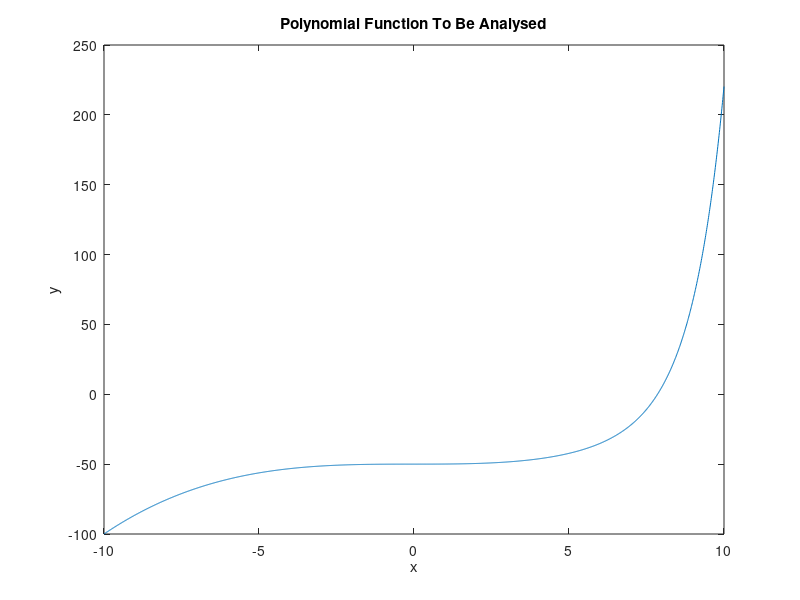
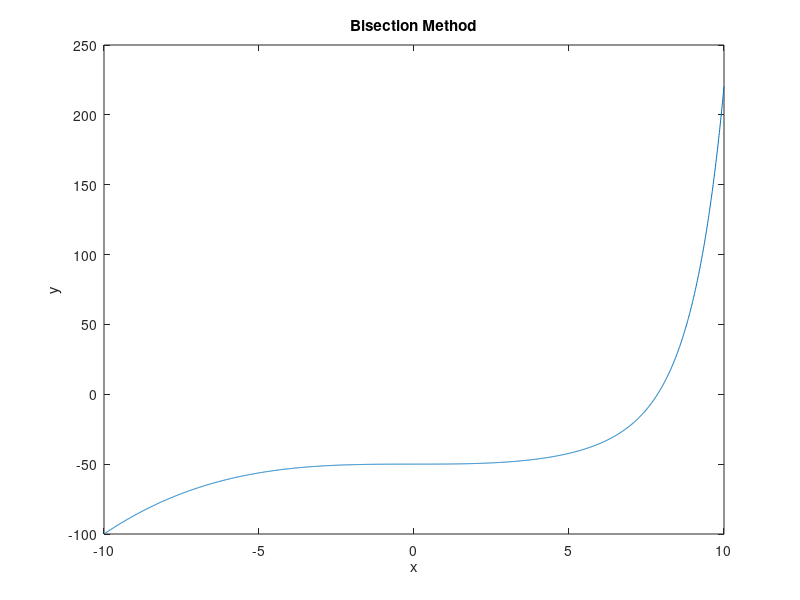

Write MATLAB code to recreate these figures, in order. (Note: this script raises an error after producing the figures.)
%% Task 1 Nonlinear Equation
x_original = linspace(-10,10,2000);
y_original = 0.05*x_original.^3 -50 +0.01*exp(x_original);

figure(1);
plot(x_original,y_original);
title('Polynomial Function To Be Analysed');
xlabel('x');
ylabel('y');
xlim([-10 10]);
%{
The main goal of this report is to implement and analyse both methods
(Bisection and Newton-Rophson) which allow us to determine roots values
from a non-linear equation.
%}
%% Task 2 Bisection Method
%First we display the original function
figure(2);
plot(x_original,y_original);
title('Bisection Method');
xlabel('x');
ylabel('y');
xlim([-10 10]);

%We need to define to boundaries where the bisection algorithm will take place
lower = -10;
upper = 10;
[a,b,i] = bisection(lower,upper); %We call the function for the bisection method

%{
Now we display the calculated values from the Bisection Method.
It's good practice to determine the minimum value from both of them (a and b) in
order to get the most accurate result. However, after testing the program
both of them seem to be quite the same. therefore we only display the
obtained value of b (bisection root) and the number of iterations needed.
%}
fprintf("\nBisection Root found for x = %d",b); 
fprintf("\nBisection Root value = %d",f(b));
fprintf("\nBisection Number of iterations = %d",i);
%{
In general this method is quite easy to implement since the idea behind is
trivial. It gives good result with a relatively small computational power.
Nevertheless if we want to optimize the efficiency it is necessesary to
implement the Newton-Rophson Method.
%}

%% Task 3 Newton-Rophson Method
x = -10; %Starting Point
allowError = 1e-7; %chosen Allowed Error according the task
dx = 1e-1; %chosen differential size for the derivative

[x,k] = Rophson(x,allowError,dx); %We call the Rophson-Method Function

figure(3);
plot(x_original,y_original,'-',x,f(x),'o');
title('Newton-Rophson Method');
xlabel('x');
ylabel('y');
legend('Given Function','Found Root');
xlim([-10 10]);

fprintf("\n\nBisection Root found for x = %d",x);
fprintf("\nBisection Root value = %d",f(x));
fprintf("\nBisection Number of iterations = %d\n",k);
%{
In general this method tends to be more precise and is has a better performance in terms of computational efforts.
Using this algorithm we can decrease significantly the number of iterations
needed. However, choosing the right approach often depends on the function or equation under
investigation.
%}


%% Task 4 Influence of Allowable Error and Numerical dx
x = -10; %Starting Point
vec_AllowError = [1e-1,1e-2,1e-3,1e-4,1e-5,1e-6,1e-7,1e-8,1e-9,1e-10,1e-11,1e-12,1e-13,1e-14];
vec_dx = [1e-1,1e-2,1e-3,1e-4,1e-5];

Matrix = zeros(length(vec_dx),length(vec_AllowError));
for r=1:length(vec_dx)
    for c =1:length(vec_AllowError)
        [x,k] = Rophson(x,vec_AllowError(c),vec_dx(r));
        Matrix(r,c) = k;
        x=-10;
    end
end

for n=4:8
    figure(n);
    bar(Matrix(n-3,:));
    xlabel('Allowable error in 10 to the power of minus');
    ylabel('Number Of Iterations');
    if n==4 
        legend('dx=1e-1');
    elseif n==5
        legend('dx=1e-2');
    elseif n==6
        legend('dx=1e-3');
    elseif n==7
        legend('dx=1e-4');
    else
        legend('dx=1e-5');
    end
end
%{
The results show a clear trend that the smaller the allowable error the more iterations
are needed in order to find the root value. This makes sense since the
margin of error is reduced and therefore more trials are needed. We can
also see that the smaller the differential dx the lower the number of
iterations. By making the dx smaller we are derivating more precisely
which helps to reduce the number of iterations needed.
%}

%% Functions

function [x,k] = Rophson(x,allowError,dx) 
    for k=1:100
        x = x - f(x)/df(x,dx);
        if (abs(f(x))<allowError)
            break;
        end
    end
end

function dy = df(x,dx)
    dy = (f(x+dx) - f(x))/dx;
end


function [a,b,i] = bisection(a,b)
    hold on
    for i=1:100
        c = (a+b)/2;
        if f(a)*f(c)<0
            b=c;
        else
            a=c;
        end
        figure(2);
        plot(c,f(c),'o');
        if ((abs(f(a))<1e-7) || (abs(f(b))<1e-7))
            break;
        end
    end
    hold off
end

function y = f(x)
    y = 0.05*x.^3 -50 +0.01*exp(x);
end
